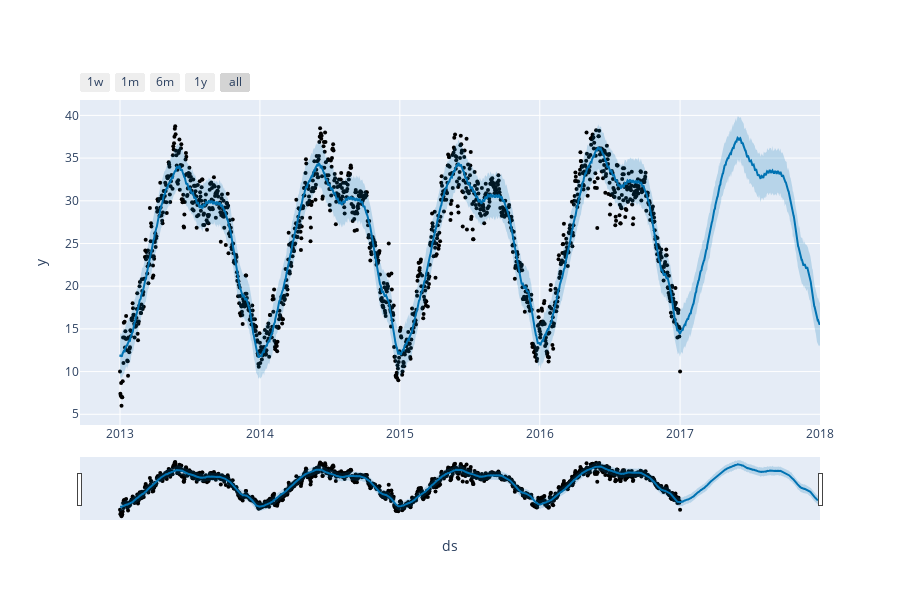

Notebook code cell kept with this figure:
### Code cell
from prophet import Prophet
from prophet.plot import  plot_plotly, plot_components_plotly

# call the model 
model = Prophet()
model.fit(df)
forecast = model.make_future_dataframe(periods=365)
forecast = model.predict(forecast)
plot_plotly(model, forecast)

### Figure 1 — Plotly figure (JSON) as saved in the notebook; plotly's stock layout.template omitted (floating-point values rounded to 4 significant figures; data arrays with more than 128 entries replaced by an {"elided": "..."} marker saying what was removed)
{"data": [{"marker": {"color": "black", "size": 4}, "mode": "markers", "name": "Actual", "type": "scatter", "x": {"elided": "1462 str values"}, "y": {"elided": "1462 float values"}}, {"hoverinfo": "skip", "line": {"width": 0}, "mode": "lines", "type": "scatter", "x": {"elided": "1827 str values"}, "y": {"elided": "1827 float values"}}, {"fill": "tonexty", "fillcolor": "rgba(0, 114, 178, 0.2)", "line": {"color": "#0072B2", "width": 2}, "mode": "lines", "name": "Predicted", "type": "scatter", "x": {"elided": "1827 str values"}, "y": {"elided": "1827 float values"}}, {"fill": "tonexty", "fillcolor": "rgba(0, 114, 178, 0.2)", "hoverinfo": "skip", "line": {"width": 0}, "mode": "lines", "type": "scatter", "x": {"elided": "1827 str values"}, "y": {"elided": "1827 float values"}}], "layout": {"height": 600, "showlegend": false, "width": 900, "xaxis": {"rangeselector": {"buttons": [{"count": 7, "label": "1w", "step": "day", "stepmode": "backward"}, {"count": 1, "label": "1m", "step": "month", "stepmode": "backward"}, {"count": 6, "label": "6m", "step": "month", "stepmode": "backward"}, {"count": 1, "label": "1y", "step": "year", "stepmode": "backward"}, {"step": "all"}]}, "rangeslider": {"visible": true}, "title": {"text": "ds"}, "type": "date"}, "yaxis": {"title": {"text": "y"}}}}
